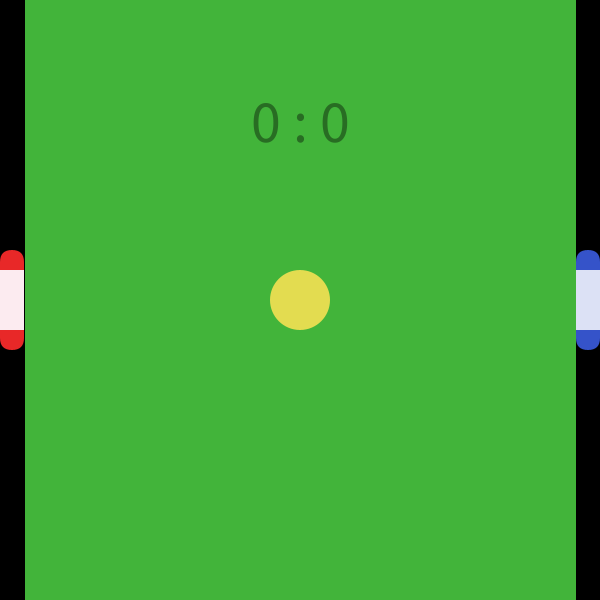
Frame 1 (no input)
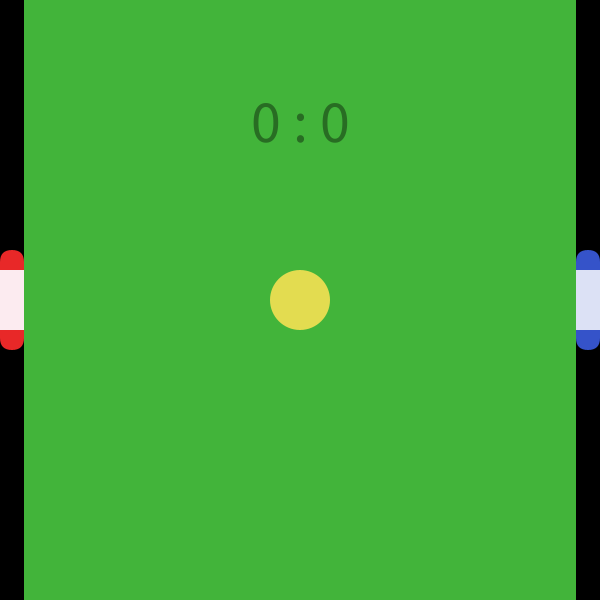
Frame 60 (the mouse pressed at the canvas centre just before this capture)
Frame 120 (the mouse held since frame 60 and released just before this capture): identical to frame 60, image omitted

The Processing sketch that drew these frames (run headless with seeded random() and noise(); from frame 60 on, the mouse is pressed at the canvas centre):

// Processing sketch: processing_174123
// ── processing_174123.pde

float xCenter, yCenter;
float xVel, yVel;
float sideBarWidth;
float[] padY;
float[] padVel, padAccel;
float[] padLength;
float[] padFriction;
float radius;
float MAX_ACCEL = 1;
int state;
int[] score;

boolean isOn; //the variable isOn can take on only two values: true or false


void setup(){
  size(600, 600);
  sideBarWidth = width/25;
  state = 0;
  
  
  padLength = new float[2];
  padY = new float[2];
  padVel = new float[2];
  padAccel = new float[2];
  padFriction = new float[2];
  score = new int[2];
  
  for(int i = 0; i < 2; i++){
    padLength[i] = height/6;
    padY[i] = height/2;
    padVel[i] = 0;
    padAccel[i] = 0;
    padFriction[i] = 0.1;
    score[i] = 0;
  }
  
  radius = 30;
  xCenter = width/2;
  yCenter = height/2;
  ballReset(random(-1, 1) > 0 ? 1 : -1);
  isOn = false;

}

void draw(){
  
  background(#42B43A);
  
  fill(0);
  rectMode(CORNER);
  rect(0, 0, sideBarWidth, height);
  rect(width - sideBarWidth, 0, sideBarWidth, height);
  
  if(state != 0){
    stateUpdate();
  }
  
  ballUpdate();
  ballDisplay();
  padUpdate();
  padDisplay();
  scoreDisplay();
  
}

void stateUpdate(){
  switch(state){
    case 1: score[0] += 1;
            ballReset(state);
            state = 0;
            break;
    
    
    case -1: score[1] += 1;
             ballReset(state);
             state = 0;
             break;
  }
}

void ballReset(int i){
  int currentMillis = millis();
  while(millis() - currentMillis < 1000){
  }
  xCenter = width/2;
  yCenter = height/2;
  xVel = -i * int(random(2, 4));;
  yVel = int(random(2, 4));
  yVel = random(-1, 1) > 0 ? -1 * yVel : yVel;
  isOn = false;
}

void ballUpdate(){
if(isOn){
    if(xCenter <= radius + sideBarWidth){
      if(isOnPad(0)){
        xVel = -xVel;
      }else{
        state = -1;
      }
    }
    if(xCenter >= width - radius - sideBarWidth){
      if(isOnPad(1)){
        xVel = -xVel;
      }else{
        state = 1;
      }
    }
    if(yCenter <= radius || yCenter >= height - radius){
      yVel = -yVel;
    }
    
    if(state == 0){
      xCenter += xVel;  //xCenter = xCenter + xVel;
      yCenter += yVel;
    }
  }
}

void ballDisplay(){
  pushMatrix();
    translate(xCenter, yCenter);
    fill(#E3DC50);
    noStroke();
    ellipse(0, 0, 2 * radius, 2 * radius);
  popMatrix();

}


void padUpdate(){
  if(state == 0){
    for(int i = 0; i < 2; i++){
      if(padY[i] <= padLength[i]/2 && padVel[i] < 0){
        padVel[i] = 0;
        padY[i] = padLength[i]/2;
      }else if(padY[i] >= height - padLength[i]/2 && padVel[i] > 0){
        padVel[i] = 0;
        padY[i] = height - padLength[i]/2;
      }else{
        padVel[i] = (1 - padFriction[i]) * padVel[i] + padAccel[i];
        padY[i] += padVel[i];
      }
    }
  }
}

void padDisplay(){
  rectMode(CENTER);
  fill(#E82828);
  rect(sideBarWidth/2 , padY[0], sideBarWidth, padLength[0], padLength[0]/8);
  fill(#FCEBF0);
  rect(sideBarWidth/2 , padY[0], sideBarWidth, 0.6 * padLength[0]);
  fill(#3553C9);
  rect(width - sideBarWidth/2, padY[1], sideBarWidth, padLength[1], padLength[1]/8);
  fill(#DCE1F5);
  rect(width - sideBarWidth/2, padY[1], sideBarWidth, 0.6 * padLength[1]);
}

boolean isOnPad(int i){
  return(yCenter > padY[i] - padLength[i]/2 && yCenter < padY[i] + padLength[i]/2);
}

void scoreDisplay(){
  textAlign(CENTER, CENTER);
  textSize(height/10);
  fill(0, 100);
  text(score[0] + " : " + score[1], width/2, height/5);
}

void mouseClicked(){
  isOn = !isOn;  // ! changes isOn to the opposite value
}

void keyPressed(){
  

  if(key == 'o' || key =='O'){
    padAccel[1] -= MAX_ACCEL;
  }
  if(key == 'l' || key =='L'){
    padAccel[1] += MAX_ACCEL;
  }
  
  if(key == 'w' || key =='W'){
    padAccel[0] -= MAX_ACCEL;
  }
  if(key == 's' || key =='S'){
    padAccel[0] += MAX_ACCEL;
  }
  if(key == 'r'){
    setup();
  }
}

void keyReleased(){
  

  if(key == 'o' || key =='O'){
    padAccel[1] += MAX_ACCEL;
  }
  if(key == 'l' || key =='L'){
    padAccel[1] -= MAX_ACCEL;
  }
  if(key == 'w' || key =='W'){
    padAccel[0] += MAX_ACCEL;
  }
  if(key == 's' || key =='S'){
    padAccel[0] -= MAX_ACCEL;
  }
  if(key == ' '){
    isOn = !isOn;
  }
}
